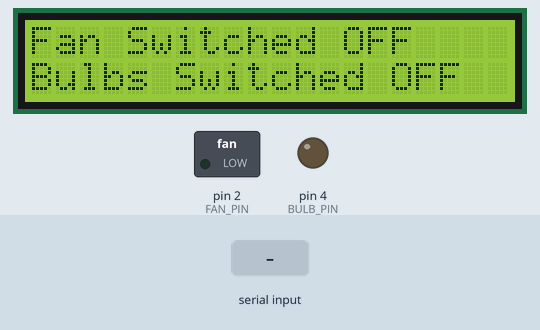
A sketch run on a simulated Arduino Uno, built with avr-gcc and run on an emulated ATmega328P. Shown: 20×2 character LCD, switched loads named in the sketch (green lamp = pin HIGH), output pins drawn as LEDs (lit = HIGH). The test bench sets the inputs (shaded band).

Above: at 1.2 s.
1.3 s: "1\n" received over Serial
At 1.56 s:
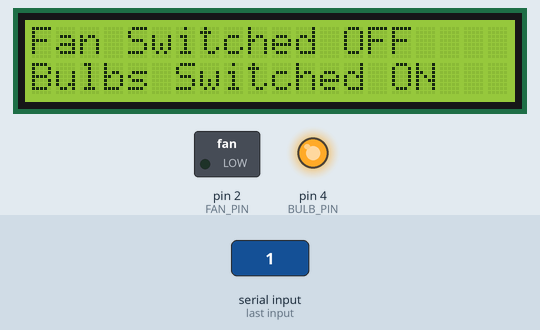
3.1 s: byte 30 (30) received over Serial
At 3.26 s:
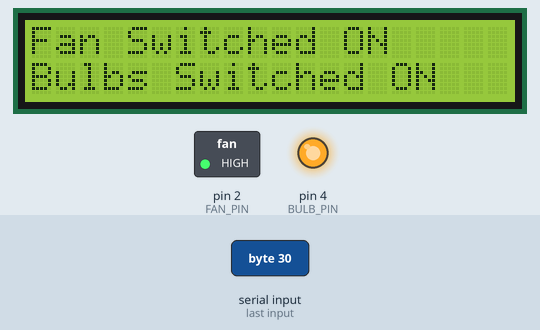
4.8 s: byte 20 (20) received over Serial
At 4.96 s:
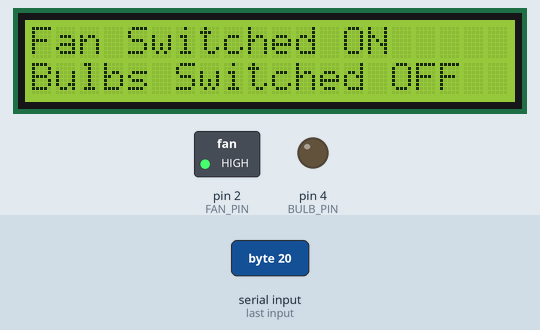
Timing chart, 0 to 7.8 s (numbered marks = the images above; inputs shaded):
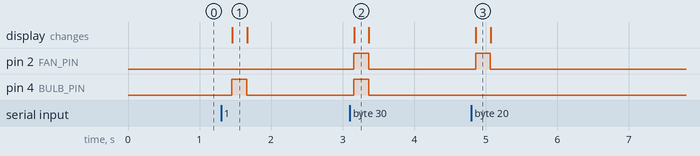

Measured:
- after the input at 1.3 s, pin 4 (BULB_PIN): LOW → HIGH after 0.15 s, → LOW 0.21 s later; the display: changes after 0.16 s (image 1)
- after the input at 3.1 s, pin 2 (FAN_PIN), pin 4 (BULB_PIN): LOW → HIGH after 0.06 s, → LOW 0.21 s later; the display: changes after 0.06 s (image 2)
- after the input at 4.8 s, pin 2 (FAN_PIN): LOW → HIGH after 0.06 s, → LOW 0.21 s later; the display: changes after 0.06 s (image 3)

The sketch:

HOME_AUTOMOTIVE_rx.ino
```cpp
#include <LiquidCrystal.h>

LiquidCrystal lcd(9,10,5,6,7,8);

int FAN_PIN = 2;
int BULB_PIN = 4;

void setup()
{
  lcd.begin(20,2);
  Serial.begin(9600);

  pinMode(FAN_PIN,OUTPUT);
  pinMode(BULB_PIN,OUTPUT);
}

void loop()
{
  lcd.clear();
  int signal=Serial.read();
  if(signal==30){
    digitalWrite(FAN_PIN,HIGH);
    digitalWrite(BULB_PIN,HIGH);
    lcd.print("Fan Switched ON");
    lcd.setCursor(0,1);
    lcd.print("Bulbs Switched ON");
    delay(100);
  }
  else if(signal==10){
    digitalWrite(BULB_PIN,HIGH);
    lcd.print("Fan Switched OFF");
    lcd.setCursor(0,1);
    lcd.print("Bulbs Switched ON");
    delay(100);
  }
  else if(signal==20){
    digitalWrite(FAN_PIN,HIGH);
    lcd.print("Fan Switched ON");
    lcd.setCursor(0,1);
    lcd.print("Bulbs Switched OFF");
    delay(100);
  }
  else {
    digitalWrite(FAN_PIN,LOW);
    digitalWrite(BULB_PIN,LOW);
    lcd.print("Fan Switched OFF");
    lcd.setCursor(0,1);
    lcd.print("Bulbs Switched OFF");
  }
  delay(100);
}
```
